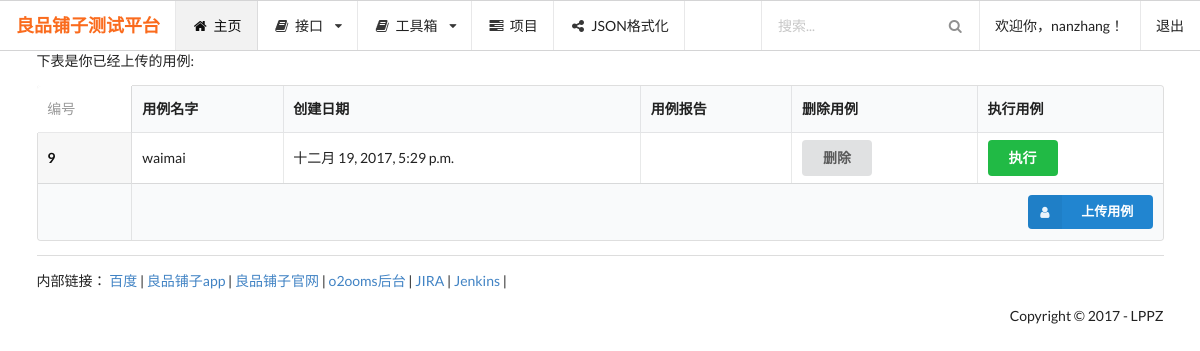
Page /api_test/ (signed in) on the earlier database version.
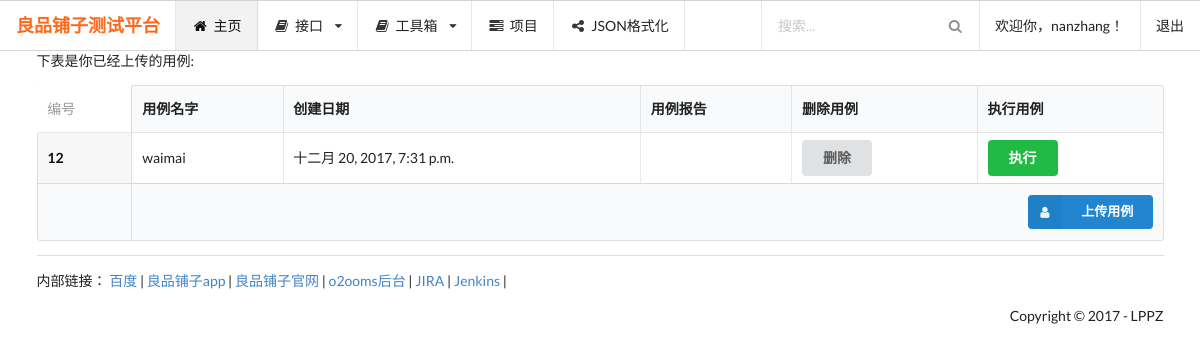
Same page on the later database version.
### Testeverything/models.py (models this page shows)
class ApiTestCase(models.Model):
    name = models.CharField(max_length=30)
    create_time = models.DateTimeField('创建日期',auto_now_add=True)
    case_abspath = models.CharField(max_length=100)

### Testeverything/views.py (the view)
# urls.py: url(r'^api_test/$', testeverything_views.api_test),
@login_required
def api_test(request):
    api_test_case_list = ApiTestCase.objects.all()
    return render(request, 'apiTest.html', {"apiTestCaseList": api_test_case_list})

### templates/apiTest.html (shortened to what this page needs)
{% extends 'base.html' %}
{% load staticfiles %}
{% block content %}
    下表是你已经上传的用例:<br>
    {% include 'testList.html' %}
{% endblock %}

### templates/base.html (shortened to what this page needs)
{% load staticfiles %}
<!DOCTYPE html>
<html lang="en">
<head>
    <link rel="stylesheet" href="{% static 'css/semantic.min.css' %}"/>
</head>
<body>
<div class="ui attached menu">
    <div class="header item"><h3><span style="color: #fa6b1d;">良品铺子测试平台</span></h3></div>
    <a class="active item" href="/"><i class="home icon"></i> 主页 </a>
    <div class="ui simple dropdown item">
        <i class="book icon"></i>
        接口
        <i class="dropdown icon"></i>
    </div>
    <div class="ui simple dropdown item">
        <i class="book icon"></i>
        工具箱
        <i class="dropdown icon"></i>
    </div>
    <a class="item" href="#"><i class="tasks icon"></i>项目 </a>
    <a class="item" href="#"><i class="share alternate icon"></i>JSON格式化 </a>
    <div class="right menu">
        <div class="ui category search item">
            <div class="ui transparent icon input">
                <input class="prompt" placeholder="搜索..." type="text">
                <i class="search link icon"></i>
            </div>
        </div>
        <a class="item">欢迎你，{{ user }}！</a>
        <a href="/logout/" class="item">退出</a>
    </div>
</div>
<div class="ui container">
    {% block content %}
    {% endblock %}
    <div class="ui divider"></div>
    <div class="ui vertical footer">
        <div>内部链接：
            <a href="http://www.baidu.com"> 百度</a> |
            <a href="http://sns.lppz.com/"> 良品铺子app</a> |
            <a href="http://www.517lppz.com/"> 良品铺子官网</a> |
            <a href="http://192.168.32.72:18081/pages/login/login.jsp"> o2ooms后台</a> |
            <a href="http://jira.lp.com/"> JIRA</a> |
            <a href="http://jenkins.lp.com/"> Jenkins</a> |
        </div>
        <div style="float: right; height: 50px; line-height: 50px;">Copyright © 2017 - LPPZ</div>
    </div>
</div>
</body>
</html>

### templates/testList.html (shortened to what this page needs)
<table class="ui compact celled definition table">
    <thead>
    <tr>
        <th>编号</th>
        <th>用例名字</th>
        <th>创建日期</th>
        <th>用例报告</th>
        <th>删除用例</th>
        <th>执行用例</th>
    </tr>
    </thead>
    <tbody>
    {% for apiTestCase in apiTestCaseList %}
        <tr>
            <td>
                {{ apiTestCase.id }}
            </td>
            <td>{{ apiTestCase.name }}</td>
            <td>{{ apiTestCase.create_time }}</td>
            <td>
            </td>
            <td>
                <a class="ui delete button" href="/delete_test/{{ apiTestCase.id }}">删除</a>
            </td>
            <td>
                <a class="ui green button"
                   href="/run_api_test/{{ apiTestCase.id }}">执行</a>
            </td>
        </tr>
    {% endfor %}
    </tbody>
    <tfoot class="full-width">
    <tr>
        <th></th>
        <th colspan="5">
            <a class="ui right floated small primary labeled icon button"
               href="/add_api_test/"> <i class="user icon"></i>上传用例</a>
        </th>
    </tr>
    </tfoot>
</table>

Differences in the rows shown:
removed ApiTestCase: id "9", name "waimai", create_time "十二月 19, 2017, 5:29 p.m."
added ApiTestCase: id "12", name "waimai", create_time "十二月 20, 2017, 7:31 p.m."
